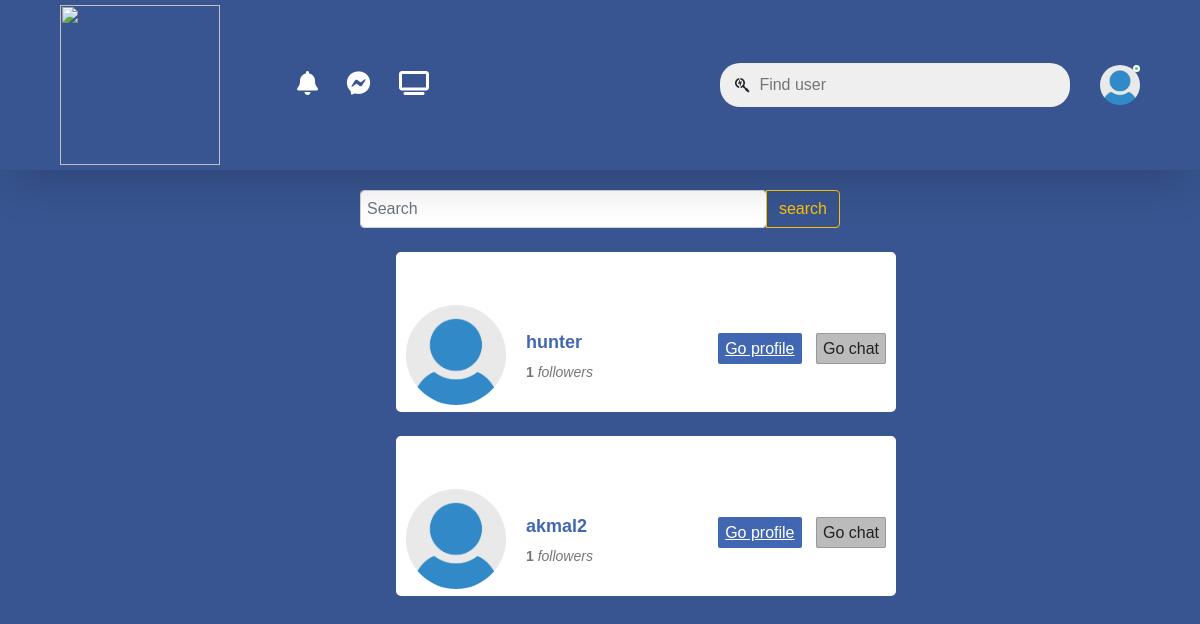
Page /user/1/followings/ (signed in) on the committed database.
### user/models.py (models this page shows, shortened)
class CustomUser(AbstractUser):
    image = models.ImageField(upload_to='user-media/', default='default-profile.jpg')

### facebook/models.py (models this page shows, shortened)
class Profile(models.Model):
    user = models.OneToOneField(CustomUser, on_delete=models.CASCADE)
    followed = models.ManyToManyField(CustomUser, related_name='following', blank=True, null=True)

### facebook/views.py (the view)
# urls.py: path('user/<int:id>/followings/', OneUserFollowingsPageView.as_view(), name='one-user-followings'),
class OneUserFollowingsPageView(View):
    def get(self, request, id):
        user = CustomUser.objects.get(id=id)
        search = request.GET.get('q', '')
        profiles = Profile.objects.filter(followed=user)
        if search:
            profiles = profiles.filter(
                Q(user__username__icontains=search)
            )
        followings = []
        for i in profiles:
            followings.append(i.user)
        context = {
            'followings': followings,
            'search': search,
        }
        return render(request, 'user/one-user-following.html', context)

### facebook/templates/user/one-user-following.html (shortened to what this page needs)
{% extends 'base.html' %}
{% load static %}
{% block content %}
        <form class="input-group " style="width: 40vw; margin-left: 30vw; margin-top: 1.7vw">
  <input value="{{ search }}" name="q" style="padding: 0.5vw" type="search" class="form-control rounded" placeholder="Search" aria-label="Search" aria-describedby="search-addon" />
  <button type="submit" class="btn btn-outline-warning">search</button>
</form>
    {% for i in followings %}
    <div id="fb" style="margin-bottom: 1vw">
		<div style="position: relative;">
			<img src="{{ i.image.url }}" height="100" width="100">
			<p id="info"><b>{{ i.username }}</b> <br> <span><b>{{ i.profile.followed.all.count }}</b> <i>followers</i></p>
			<div id="button-block">
                <a href="{% url 'user-detail' i.id %}" id="confirm">Go profile</a>
				<a id="delete">Go chat</a>
			</div>
		</div>
	</div>
    {% endfor %}
{% endblock content %}

### facebook/templates/base.html (shortened to what this page needs)
{% load static %}
<!DOCTYPE html>
<html lang="en">
<head>
    <link href="{% static 'main.css' %}" rel="stylesheet" type="text/css">
    <link href="https://cdn.jsdelivr.net/npm/bootstrap@5.0.2/dist/css/bootstrap.min.css" rel="stylesheet">
    <link rel="stylesheet" href="https://cdnjs.cloudflare.com/ajax/libs/font-awesome/6.5.1/css/all.min.css" />
</head>
<body>
    <nav>
        <div class="nav-left">
          <img src="https://cdn.shopify.com/s/files/1/0702/0511/2635/files/logo.png" class="logo" />
          <ul>
            <a href="#"><i class="fa-solid fa-bell fa-xl"></i></a>
            <a href="#"><i class="fa-brands fa-facebook-messenger fa-xl"></i></a>
            <a href="{% url 'home' %}"><i class="fa-solid fa-tv fa-xl"></i></a>
          </ul>
        </div>
        <div class="nav-right">
          <div class="search-box">
            <i class="fa-brands fa-searchengin"></i>
            <a href="{% url 'user-search' %}"><input type="text" placeholder="Find user" /></a>
          </div>
          <div class="nav-user-icon online" onclick="settingsmenutoggle()">
            <a href="{% url 'user-profile' %}"><img src="{{ request.user.image.url }}" /></a>
          </div>
        </div>
      </nav>
{% block content %}
{% endblock content %}
</body>
</html>

### static/main.css (style rules this page uses)
* { margin: 0; padding: 0; font-family: sans-serif; box-sizing: border-box; }
:root { --body-color:#efefef; --nav-color:#385591; --bg-color:#fff; }
body { background:var(--body-color); transition: background 0.3s; }
nav { display: flex; align-items: center; justify-content: space-between; background: var(--nav-color); padding: 5px 5%; position: sticky; top: 0; z-index: 100; }
.logo { width: 160px; margin-right: 45px; }
.nav-left, .nav-right { display: flex; align-items: center; }
.nav-user-icon img { width: 40px; height: 40px; border-radius: 50%; cursor: pointer; object-fit: cover; }
.nav-user-icon { margin-left: 30px; }
.search-box { background: #efefef; width: 350px; border-radius: 20px; display: flex; align-items: center; padding: 0 15px; }
.search-box input { width: 100%; background: transparent; padding: 10px; outline: none; border: 0; }
.online { position: relative; }
.online::after { content: ""; width: 7px; height: 7px; border: 2px solid #fff; border-radius: 50%; background: #41db51; position: absolute; top: 0; right: 0; }
.fa-xl { position: relative; margin-top: 2vw; margin-right: 2vw; color: white; cursor: pointer; }

### facebook/templates/base.html (style rules this page uses)
.fa-xl { position: relative; margin-top: 2vw; margin-right: 2vw; color: white; cursor: pointer; }
body { background-color: #e2eaea; }
nav { box-shadow: rgba(0, 0, 0, 0.2) 0px 18px 50px -10px; }

### facebook/templates/user/one-user-following.html (style rules this page uses)
#fb { width:500px; border:none; background-color: white; border-radius:5px; height:160px; margin-left: 33vw; margin-top: 2vw; position: relative; padding-top: -2vw; }
#fb p { font-family:sans-serif; margin: 0 0 0 10px; line-height:30px; }
#fb img { position:absolute; left:10px; top:52.5px; border-radius: 60%; background-size: cover; object-fit: cover; }
#info { position:absolute; left:120px; top:75px; }
#info { color:#4267B2; line-height:25px; font-size:18px; }
#info span { color:#777; font-size:14px; }
#button-block { position:absolute; right:10px; top:85px; }
#confirm, #delete { background-color:#4267B2; color:white; padding:7px; border-radius:2px; margin-right:10px; font-family:sans-serif; }
#delete { color:#222; background-color:#bbb; border:1px solid #999; padding:6px; margin-right:0; }
body { background-color: #385591; }

### rows in the picture
CustomUser: user.image (placeholder picture)
CustomUser: image (placeholder picture), username "hunter", profile.followed.all.count "1"
CustomUser: image (placeholder picture), username "akmal2", profile.followed.all.count "1"
